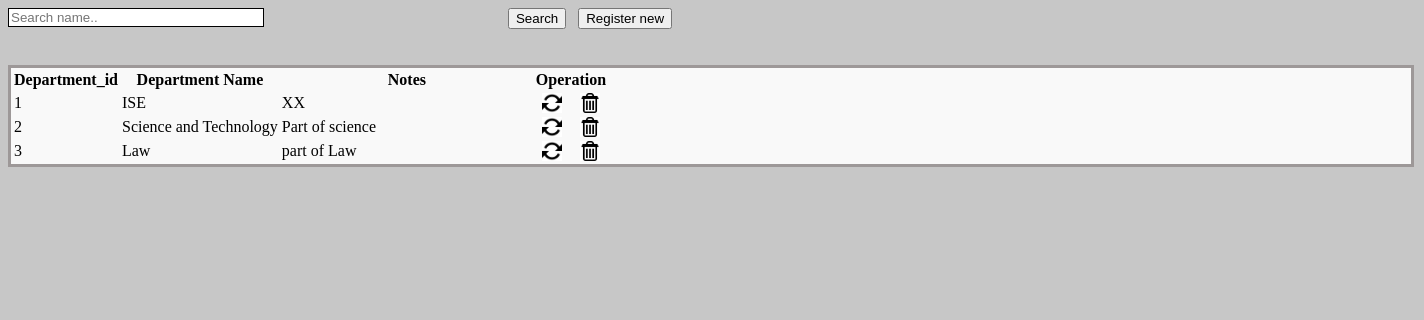
The page /view_faculties.php on the database its author committed.
### tables this page shows
CREATE TABLE IF NOT EXISTS `facuties_tbl` (
  `faculties_id` int(10) unsigned NOT NULL AUTO_INCREMENT,
  `faculties_name` varchar(50) NOT NULL,
  `note` varchar(100) NOT NULL,
  PRIMARY KEY (`faculties_id`)
);

### view_faculties.php (the view, shortened to what this page needs)
<?php
$servername = "localhost";
$username = "root";
$password = "";
$dbname = "assignment";
$conn = mysqli_connect($servername, $username, $password, $dbname);
?>
<!DOCTYPE html PUBLIC "-//W3C//DTD XHTML 1.0 Transitional//EN" "http://www.w3.org/TR/xhtml1/DTD/xhtml1-transitional.dtd">
<html xmlns="http://www.w3.org/1999/xhtml">
<head>
<link rel="stylesheet" type="text/css" href="css/style_view.css" />
</head>
<body>
<div class="btn_pos">
        <form method="post">
            <input type="text" name="searchtxt" class="input_box_pos form-control" placeholder="Search name.." />
            <div class="btn_pos_search">
            <input type="submit" class="btn btn-primary btn-large" name="btnsearch" value="Search"/>&nbsp;&nbsp;
            <a href="?tag=faculties_entry"><input type="button" class="btn btn-large btn-primary" value="Register new" name="butAdd"/></a>
            </div>
        </form>
    </div><br><br>
<div class="table_margin">
<table class="table table-bordered">
        <thead>
            <tr>
            <th style="text-align: center;">Department_id</th>
            <th style="text-align: center;">Department Name</th>
            <th style="text-align: center;" width="250px">Notes</th>
            <th style="text-align: center;" colspan="2">Operation</th>
      	    </tr>
        </thead>
         <?php
		 $key="";
	if($key !="")
		$sql_sel=mysqli_query($conn,"SElECT * FROM facuties_tbl WHERE faculties_name  like '%$key%' ");
	else
    		$sql_sel=mysqli_query($conn,"SELECT * FROM facuties_tbl");
    while($row=mysqli_fetch_array($sql_sel)){
    	?>
        <tr>
            <td><?php echo $row['faculties_id'];?></td>
            <td><?php echo $row['faculties_name'];?></td>
            <td><?php echo $row['note'];?></td>
            <td align="center"><a href="?tag=faculties_entry&opr=upd&rs_id=<?php echo $row['faculties_id'];?>" title="Upate"><img style="-webkit-box-shadow: 0px 0px 0px 0px rgba(50, 50, 50, 0.75);-moz-box-shadow:    0px 0px 0px 0px rgba(50, 50, 50, 0.75);box-shadow:         0px 0px 0px 0px rgba(50, 50, 50, 0.75);" src="picture/update.png" height="20" alt="Update" /></a></td>
            <td align="center"><a href="?tag=view_faculties&opr=del&rs_id=<?php echo $row['faculties_id'];?>" title="Delete"><img style="-webkit-box-shadow: 0px 0px 0px 0px rgba(50, 50, 50, 0.75);-moz-box-shadow:    0px 0px 0px 0px rgba(50, 50, 50, 0.75);box-shadow:         0px 0px 0px 0px rgba(50, 50, 50, 0.75);" src="picture/delete.jpg" height="20" alt="Delete" /></a></td>
        </tr>
    <?php
    }
    ?>
   	</table>
</div>
</body>
</html>

### css/style_view.css (style rules this page uses)
body { background-color: #c7c7c7; }
.table_margin { background-color: #f9f9f9; }
.table_margin { width: 1400px; border: 3px solid #9d9898; }
.btn_pos { text-align: center; }
.input_box_pos { width: 250px; border: 1px solid black; float: left; }
.btn_pos { margin-right: 500px; }

### rows shown on the page
facuties_tbl: faculties_id "1", faculties_name "ISE", note "XX"
facuties_tbl: faculties_id "2", faculties_name "Science and Technology", note "Part of science"
facuties_tbl: faculties_id "3", faculties_name "Law", note "part of Law"
